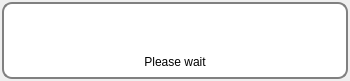
<?xml version="1.0" encoding="UTF-8"?>
<ui version="4.0">
 <class>QMFWaitDialog</class>
 <widget class="QWidget" name="QMFWaitDialog">
  <property name="geometry">
   <rect>
    <x>0</x>
    <y>0</y>
    <width>350</width>
    <height>81</height>
   </rect>
  </property>
  <property name="minimumSize">
   <size>
    <width>0</width>
    <height>0</height>
   </size>
  </property>
  <property name="maximumSize">
   <size>
    <width>16777215</width>
    <height>113</height>
   </size>
  </property>
  <property name="windowTitle">
   <string>Form</string>
  </property>
  <property name="styleSheet">
   <string notr="true">#container {
	border-radius:10px;
	background-color: rgb(255, 255, 255);
	border:2px solid gray;
}
#graphicsView {
	border:0px;	
	border-top-left-radius:10px;
	border-top-right-radius:10px;
}
#label {
	font: 12pt &quot;Times New Roman&quot;;
}</string>
  </property>
  <layout class="QHBoxLayout" name="horizontalLayout">
   <property name="spacing">
    <number>2</number>
   </property>
   <property name="leftMargin">
    <number>2</number>
   </property>
   <property name="topMargin">
    <number>2</number>
   </property>
   <property name="rightMargin">
    <number>2</number>
   </property>
   <property name="bottomMargin">
    <number>2</number>
   </property>
   <item>
    <widget class="QWidget" name="container" native="true">
     <layout class="QVBoxLayout" name="verticalLayout">
      <property name="spacing">
       <number>0</number>
      </property>
      <property name="leftMargin">
       <number>2</number>
      </property>
      <property name="topMargin">
       <number>10</number>
      </property>
      <property name="rightMargin">
       <number>2</number>
      </property>
      <property name="bottomMargin">
       <number>10</number>
      </property>
      <item>
       <widget class="QGraphicsView" name="graphicsView">
        <property name="sizePolicy">
         <sizepolicy hsizetype="Expanding" vsizetype="Ignored">
          <horstretch>0</horstretch>
          <verstretch>0</verstretch>
         </sizepolicy>
        </property>
        <property name="minimumSize">
         <size>
          <width>0</width>
          <height>0</height>
         </size>
        </property>
        <property name="maximumSize">
         <size>
          <width>16777215</width>
          <height>16777215</height>
         </size>
        </property>
       </widget>
      </item>
      <item>
       <widget class="QLabel" name="lbl_title">
        <property name="sizePolicy">
         <sizepolicy hsizetype="Preferred" vsizetype="Maximum">
          <horstretch>0</horstretch>
          <verstretch>0</verstretch>
         </sizepolicy>
        </property>
        <property name="text">
         <string>Please wait</string>
        </property>
        <property name="alignment">
         <set>Qt::AlignCenter</set>
        </property>
       </widget>
      </item>
     </layout>
    </widget>
   </item>
  </layout>
 </widget>
 <resources/>
 <connections/>
</ui>
